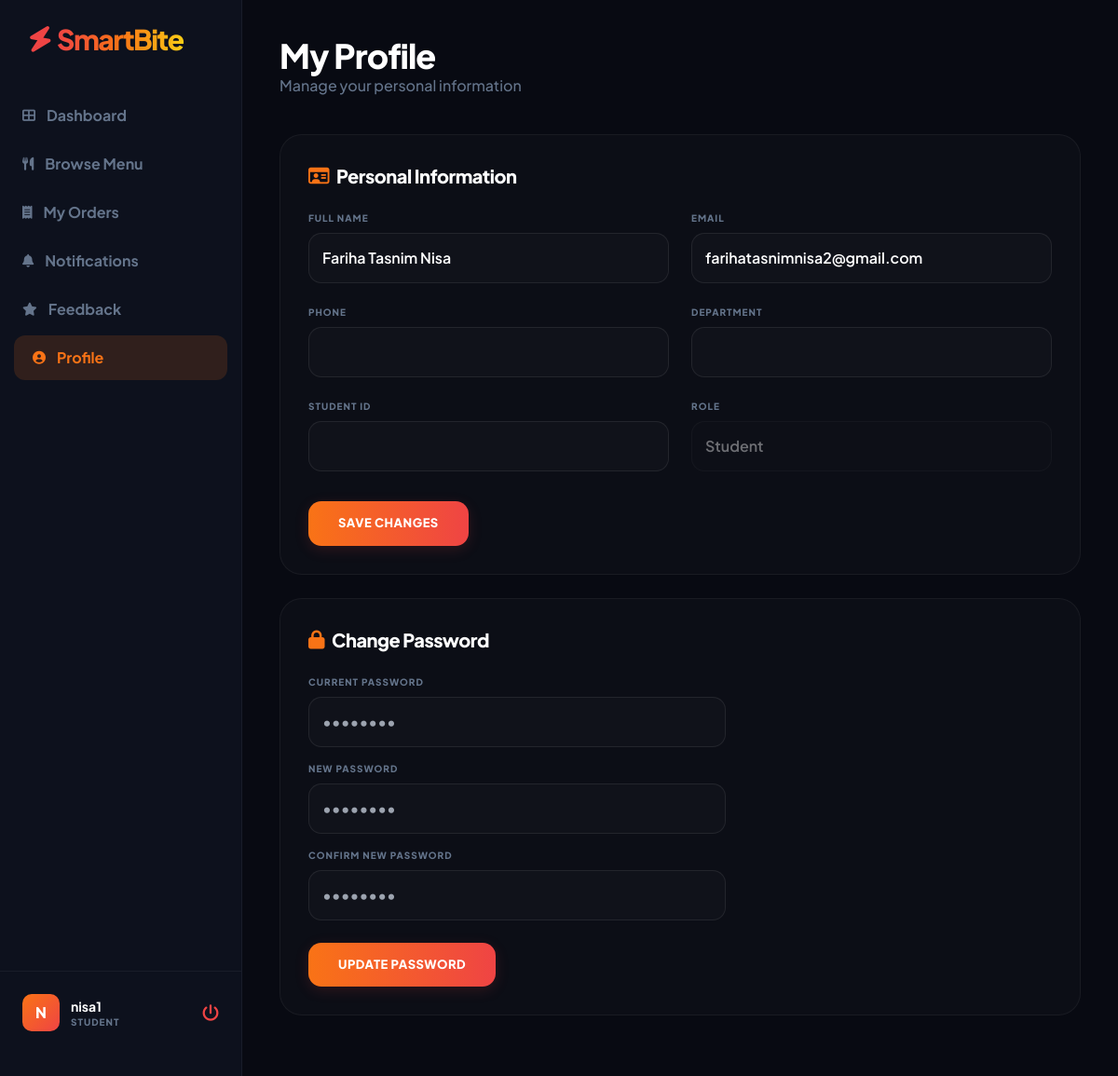
Before: /profile/ (signed in) with the older database file.
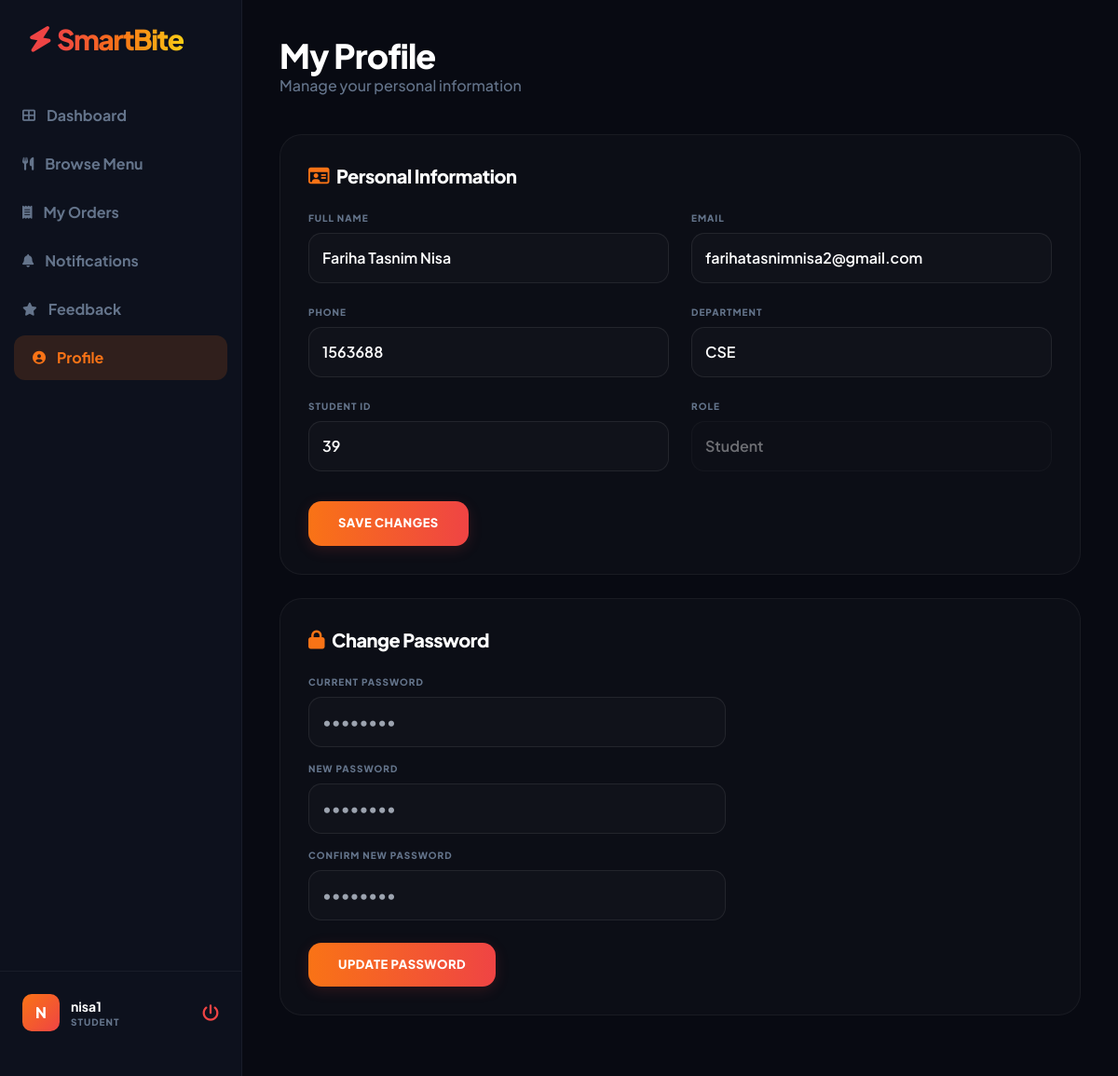
After: the same page with the newer database file.
### SmartCanteen/models.py (models this page shows, shortened)
class Profile(models.Model):
    ROLE_CHOICES = (
        ('Student', 'Student'),
        ('Staff', 'Staff'),
    )
    user = models.OneToOneField(
        User,
        on_delete=models.CASCADE
    )
    phone = models.CharField(max_length=15, blank=True, null=True)
    department = models.CharField(max_length=50, blank=True, null=True)
    student_id = models.CharField(max_length=20, blank=True, null=True)
    role = models.CharField(
        max_length=20,
        choices=ROLE_CHOICES,
        default='Student'
    )
    address = models.TextField(blank=True, null=True)

### SmartCanteen/views.py (the view, shortened to what this page needs)
# urls.py: path('profile/', views.profile_view, name='profile'),
@login_required
def profile_view(request):
    profile, created = Profile.objects.get_or_create(user=request.user)
    return render(request, 'profile.html', {
        'user_profile': profile
    })

### templates/profile.html (shortened to what the changed rows need)
<!DOCTYPE html>
<html lang="en">
<head>
    <script src="https://cdn.tailwindcss.com"></script>
    <link rel="stylesheet" href="https://cdnjs.cloudflare.com/ajax/libs/font-awesome/6.0.0/css/all.min.css">
</head>
<body class="flex h-screen overflow-hidden">
<aside class="sidebar flex flex-col justify-between">
    <div>
        <div class="px-8 mb-10">
            <h1 class="text-3xl brand-logo">
                <i class="fas fa-bolt" style="color: #ef4444; transform: rotate(10deg);"></i>
                <span class="brand-gradient">SmartBite</span>
            </h1>
        </div>
    </div>
</aside>
<main class="flex-1 overflow-y-auto main-content">
    <header class="mb-10">
        <h1 class="text-4xl font-black text-white tracking-tight">My Profile</h1>
    </header>
    <div class="max-w-4xl">
        <div class="profile-container">
            <form method="POST">
                <div class="grid grid-cols-1 md:grid-cols-2 gap-6 mb-6">
                    <div>
                        <label class="block text-[10px] text-slate-500 uppercase mb-2 font-black tracking-widest">Phone</label>
                        <input type="text" name="phone" class="custom-input" value="{{ user_profile.phone|default:'' }}">
                    </div>
                    <div>
                        <label class="block text-[10px] text-slate-500 uppercase mb-2 font-black tracking-widest">Department</label>
                        <input type="text" name="department" class="custom-input" value="{{ user_profile.department|default:'' }}">
                    </div>
                </div>
                <div class="grid grid-cols-1 md:grid-cols-2 gap-6 mb-8">
                    <div>
                        <label class="block text-[10px] text-slate-500 uppercase mb-2 font-black tracking-widest">Student ID</label>
                        <input type="text" name="student_id" class="custom-input" value="{{ user_profile.student_id|default:'' }}">
                    </div>
                </div>
            </form>
        </div>
    </div>
</main>
</body>
</html>

Changed rows visible on the page:
now on this page (row edited): Profile: phone "1563688", department "CSE", student_id "39"
